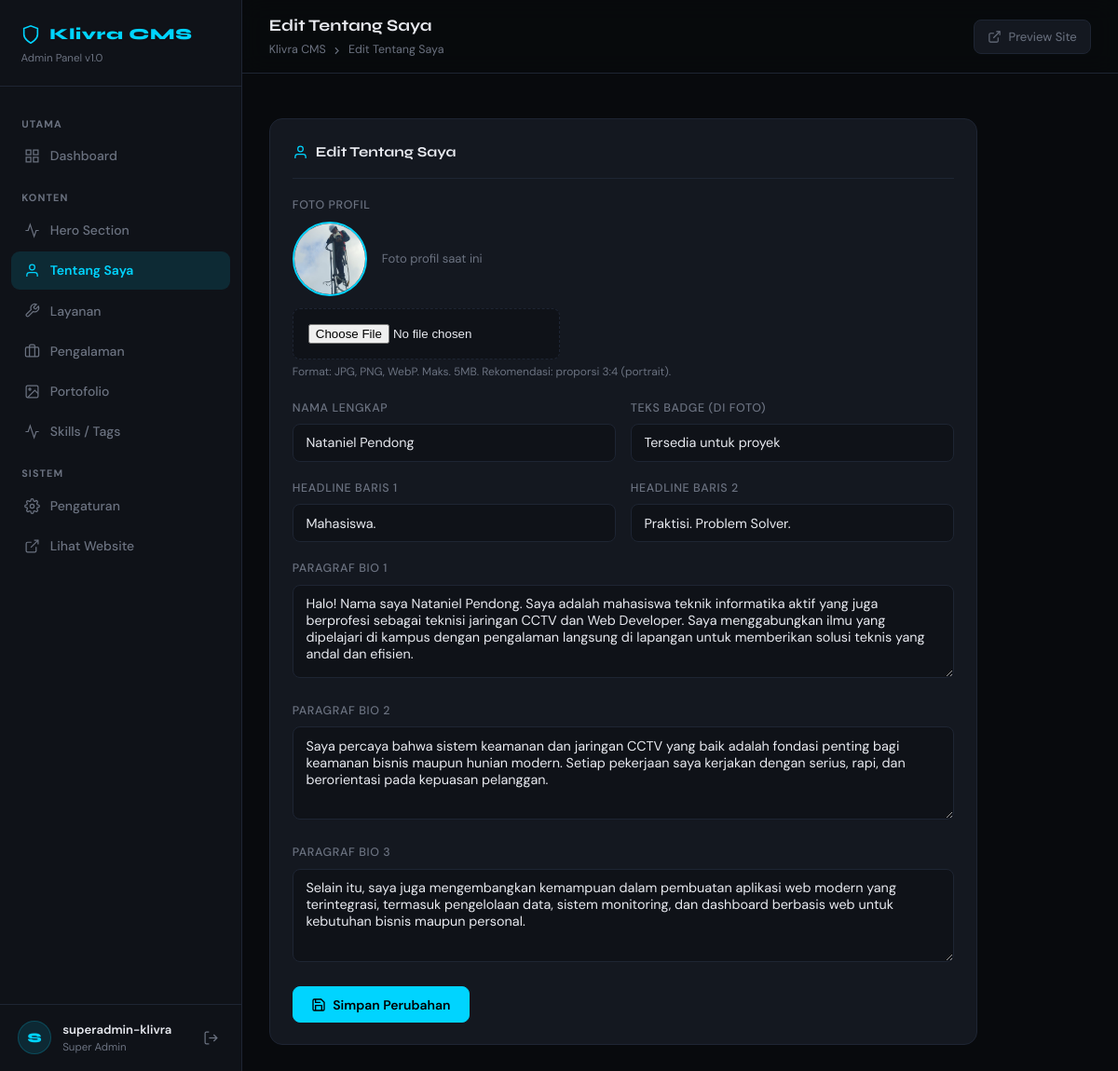
Page /admin/about.php (signed in) on the committed database.
### tables this page shows
CREATE TABLE IF NOT EXISTS about (
  id INT AUTO_INCREMENT PRIMARY KEY,
  name VARCHAR(100) DEFAULT 'Nataniel Pendong',
  section_label VARCHAR(100) DEFAULT 'Tentang Saya',
  headline1 VARCHAR(200) DEFAULT 'Mahasiswa.',
  headline2 VARCHAR(200) DEFAULT 'Praktisi. Problem Solver.',
  bio_paragraph1 TEXT,
  bio_paragraph2 TEXT,
  bio_paragraph3 TEXT,
  profile_image VARCHAR(255) DEFAULT 'pp.jpeg',
  badge_text VARCHAR(100) DEFAULT 'Tersedia untuk proyek',
  updated_at TIMESTAMP DEFAULT CURRENT_TIMESTAMP ON UPDATE CURRENT_TIMESTAMP
);

### includes/config.php (called while the page is built, shortened)
<?php
function clean(string $str): string {
    return htmlspecialchars(trim($str), ENT_QUOTES, 'UTF-8');
}

### admin/about.php (the view, shortened to what this page needs)
<?php
require_once __DIR__ . '/../includes/config.php';
$db = getDB();
$about = $db->query("SELECT * FROM about WHERE id=1")->fetch();
require_once __DIR__ . '/../includes/header.php';
?>
<div class="card" style="max-width:760px;">
  <div class="card-header">
    <div class="card-title">
      <svg viewBox="0 0 24 24"><path d="M20 21v-2a4 4 0 0 0-4-4H8a4 4 0 0 0-4 4v2"/><circle cx="12" cy="7" r="4"/></svg>
      Edit Tentang Saya
    </div>
  </div>
  <form method="POST" action="about.php" enctype="multipart/form-data">
    <div class="form-group">
      <label>Foto Profil</label>
      <?php if ($about['profile_image']): ?>
        <div style="margin-bottom:.8rem;display:flex;align-items:center;gap:1rem;">
          <img src="../<?= clean($about['profile_image']) ?>" alt="Foto Profil"
               style="width:80px;height:80px;border-radius:50%;object-fit:cover;border:2px solid var(--accent);"
               onerror="this.style.display='none'">
          <span style="font-size:.82rem;color:var(--muted);">Foto profil saat ini</span>
        </div>
      <?php endif; ?>
      <input type="file" name="profile_image" accept="image/jpeg,image/png,image/webp"
             style="background:var(--surface);border:1px dashed var(--border);border-radius:8px;padding:1rem;cursor:pointer;">
      <p style="font-size:.75rem;color:var(--muted);margin-top:.3rem;">Format: JPG, PNG, WebP. Maks. 5MB. Rekomendasi: proporsi 3:4 (portrait).</p>
    </div>
    <div class="form-row">
      <div class="form-group">
        <label>Nama Lengkap</label>
        <input type="text" name="name" value="<?= clean($about['name'] ?? '') ?>" placeholder="Nataniel Pendong">
      </div>
      <div class="form-group">
        <label>Teks Badge (di foto)</label>
        <input type="text" name="badge_text" value="<?= clean($about['badge_text'] ?? '') ?>" placeholder="Tersedia untuk proyek">
      </div>
    </div>
    <div class="form-row">
      <div class="form-group">
        <label>Headline Baris 1</label>
        <input type="text" name="headline1" value="<?= clean($about['headline1'] ?? '') ?>" placeholder="Mahasiswa.">
      </div>
      <div class="form-group">
        <label>Headline Baris 2</label>
        <input type="text" name="headline2" value="<?= clean($about['headline2'] ?? '') ?>" placeholder="Praktisi. Problem Solver.">
      </div>
    </div>
    <div class="form-group">
      <label>Paragraf Bio 1</label>
      <textarea name="bio_paragraph1" rows="3"><?= clean($about['bio_paragraph1'] ?? '') ?></textarea>
    </div>
    <div class="form-group">
      <label>Paragraf Bio 2</label>
      <textarea name="bio_paragraph2" rows="3"><?= clean($about['bio_paragraph2'] ?? '') ?></textarea>
    </div>
    <div class="form-group">
      <label>Paragraf Bio 3</label>
      <textarea name="bio_paragraph3" rows="3"><?= clean($about['bio_paragraph3'] ?? '') ?></textarea>
    </div>
    <button type="submit" class="btn btn-primary">
      <svg viewBox="0 0 24 24"><path d="M19 21H5a2 2 0 0 1-2-2V5a2 2 0 0 1 2-2h11l5 5v11a2 2 0 0 1-2 2z"/><polyline points="17 21 17 13 7 13 7 21"/><polyline points="7 3 7 8 15 8"/></svg>
      Simpan Perubahan
    </button>
  </form>
</div>
<?php require_once __DIR__ . '/../includes/footer.php'; ?>

### includes/header.php (style rules this page uses)
*, *::before, *::after { box-sizing: border-box; margin: 0; padding: 0; }
:root { --bg: #080a0d; --surface: #0f1218; --card: #141820; --card2: #181d27; --border: #1e2533; --accent: #00d4ff; --accent2: #0097b2; --text: #e8eaf0; --muted: #6b7280; --danger: #ef4444; --warning: #f59e0b; --green: #22c55e; --sidebar-w: 260px; }
html { scroll-behavior: smooth; }
body { background: var(--bg); color: var(--text); font-family: 'DM Sans', sans-serif; font-size: 15px; line-height: 1.6; display: flex; min-height: 100vh; }
.card { background: var(--card); border: 1px solid var(--border); border-radius: 14px; padding: 1.4rem 1.5rem; }
.card-header { display: flex; align-items: center; justify-content: space-between; margin-bottom: 1.2rem; padding-bottom: 1rem; border-bottom: 1px solid var(--border); }
.card-title { font-family: 'Syne', sans-serif; font-size: .95rem; font-weight: 700; display: flex; align-items: center; gap: .5rem; }
.card-title svg { width: 17px; height: 17px; stroke: var(--accent); stroke-width: 1.75; fill: none; }
.form-group { margin-bottom: 1.2rem; }
.form-row { display: grid; grid-template-columns: 1fr 1fr; gap: 1rem; }
label { display: block; font-size: .78rem; font-weight: 500; color: var(--muted); margin-bottom: .4rem; text-transform: uppercase; letter-spacing: .05em; }
input[type="text"], input[type="number"], input[type="url"], textarea, select { width: 100%; background: var(--surface); border: 1px solid var(--border); border-radius: 8px; color: var(--text); font-family: 'DM Sans', sans-serif; font-size: .9rem; padding: .65rem .85rem; outline: none; transition: border-color .2s, box-shadow .2s; }
textarea { min-height: 100px; resize: vertical; }
.btn { display: inline-flex; align-items: center; gap: .45rem; padding: .6rem 1.2rem; border-radius: 8px; font-family: 'DM Sans', sans-serif; font-size: .875rem; font-weight: 600; cursor: pointer; border: 1px solid transparent; text-decoration: none; transition: all .2s; }
.btn svg { width: 16px; height: 16px; stroke: currentColor; stroke-width: 2; fill: none; }
.btn-primary { background: var(--accent); color: #000; border-color: var(--accent); }

### rows in the picture
about: profile_image (picture), name "Nataniel Pendong", badge_text "Tersedia untuk proyek", headline1 "Mahasiswa.", headline2 "Praktisi. Problem Solver.", bio_paragraph1 "Halo! Nama saya Nataniel Pendong. Saya adalah mahasiswa teknik informatika aktif yang juga berprofesi sebagai teknisi jaringan CCTV dan Web Developer. Saya menggabungkan ilmu yang dipelajari di kampus dengan pengalaman langsung di lapangan untuk memberikan solusi teknis yang andal dan efisien.", bio_paragraph2 "Saya percaya bahwa sistem keamanan dan jaringan CCTV yang baik adalah fondasi penting bagi keamanan bisnis maupun hunian modern. Setiap pekerjaan saya kerjakan dengan serius, rapi, dan berorientasi pada kepuasan pelanggan.", bio_paragraph3 "Selain itu, saya juga mengembangkan kemampuan dalam pembuatan aplikasi web modern yang terintegrasi, termasuk pengelolaan data, sistem monitoring, dan dashboard berbasis web untuk kebutuhan bisnis maupun personal."

### other values in the picture
substr($adminUsername, 0, 1) "S"
$adminUsername "superadmin-klivra"
$pageTitle "Edit Tentang Saya"
